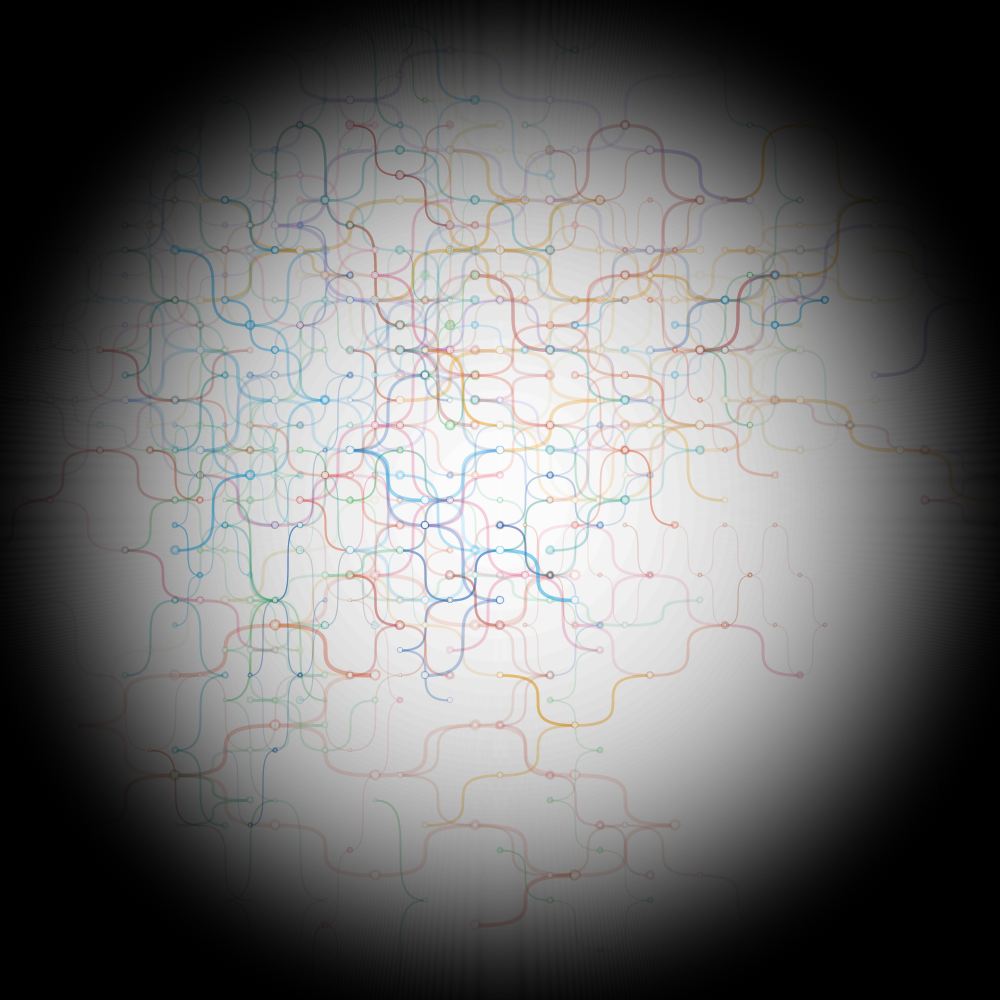
Frame 1 (no input)
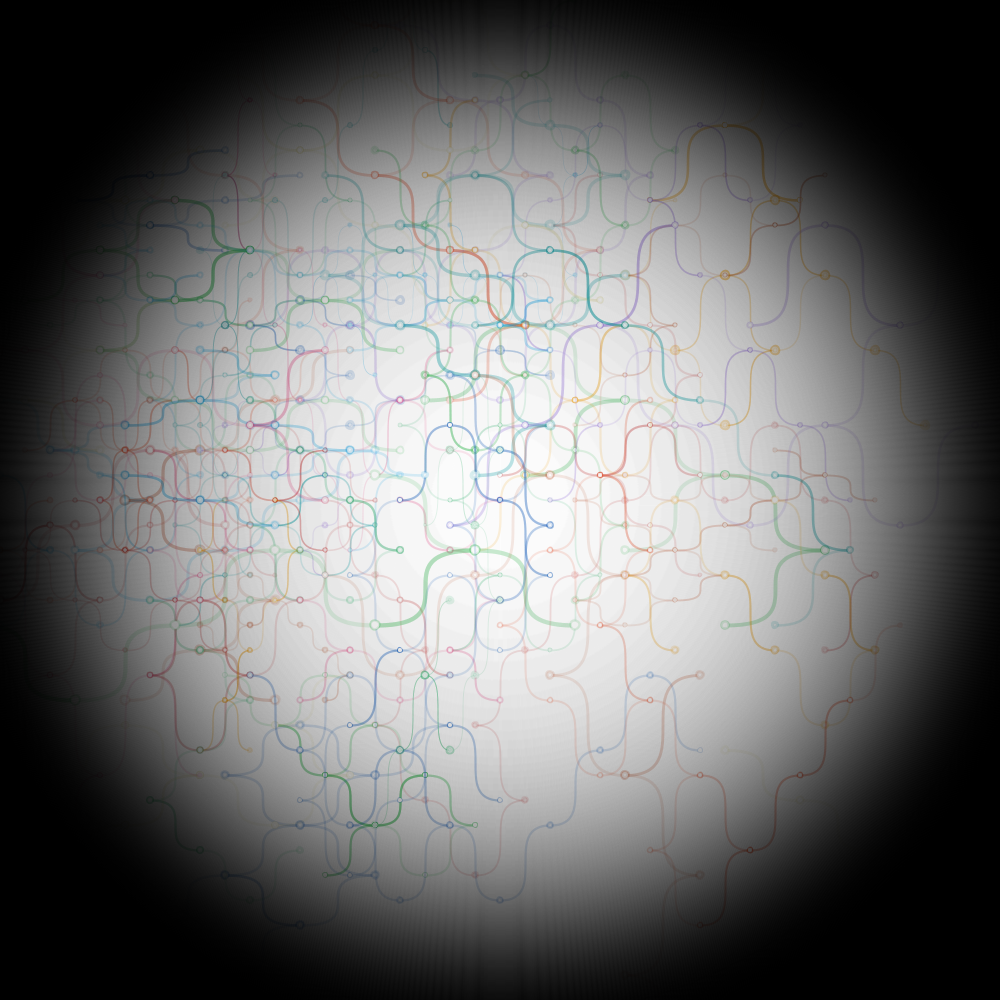
Frame 2 (the mouse pressed at the canvas centre, redrawn once)

The Processing sketch that drew these frames (run headless with seeded random() and noise(); the mouse was pressed at the canvas centre and the sketch redrawn once):

// Processing sketch: sk_k4_23_B14
// ── sk_k4_23_B14.pde
/* モードA/Bの切り替え */
boolean modeA = true;

/* モードAの変数 */
int row,col;
int rowSize,colSize;

/* A/B共通の変数 */
int railNum;
float[] x_rail;
float[] y_rail;

color[] railColors = {
  color(200,50,50), color(50,180,80), color(0,80,179),
  color(243,152,0), color(147,112,219), color(60,179,113),
  color(199,100,66), color(0,161,233), color(227,215,163), 
  color(0,155,159), color(234,85,50), color(233,83,136),
};

int railMin;
int railMax;
float xdif;
float ydif;
float xScale;
float yScale;

float xoff;
float xadd;
float yadd;


void setup() {
  size(1000,1000);
  
  if (modeA) {
    /* モードAの変数を初期化 */
    rowSize = 25;
    colSize = 25;
    row = width/rowSize;
    col = height/colSize;
    
    railNum = railColors.length*5;
    railMin = 10;
    railMax = 30;
    xdif = 5;
    ydif = 5;
    xScale = row;
    yScale = col;
    
  } else {
    /* モードBの変数を初期化 */
    railNum = railColors.length*4;
    railMin = 5;
    railMax = 15;
    xdif = 50;
    ydif = 50;
    xScale = width;
    yScale = height;
  }
  
  xoff = 0;
  xadd = 0;
  yadd = 0;
  
  x_rail = new float[railNum];
  y_rail = new float[railNum];
  for (int i=0;i<railNum;i++) {
    x_rail[i] = 0;
    y_rail[i] = 0;
  }
  
  noLoop();
}

void draw() {
  background(255);
 
  for (int i=0;i<x_rail.length;i++) {
    /* 路線体の始点の位置を定める */
    x_rail[i] = noise(i+random(0,10))*xScale;
    y_rail[i] = noise(i+random(0,10))*yScale;
    
    /* 始点を格子上に配置する(モードA) */
    if (modeA) {
      x_rail[i] = round(x_rail[i])*rowSize;
      y_rail[i] = round(y_rail[i])*colSize;
    }
    
    /* １体の路線体を描画する */
    recursiveRail(x_rail[i],y_rail[i],round(random(railMin,railMax)),color(railColors[i%railColors.length],35));
  }
  
  recursiveLight(ceil(dist(0,0,width,height)));
}

/* 視界を描画する再帰関数 */
void recursiveLight(int n) {
  noFill();
  strokeWeight(2);
  
  /* 視界の明るさを表現する */
  stroke(0,pow(1.005,n));
  circle(width/2,height/2,n);
  
  /* 直径を少しずつ絞り円を描いていく */
  if(n>0) {
    recursiveLight(n-1);
  }
}

/* 路線体を描画する再帰関数 */
void recursiveRail(float x,float y,int n, color c) {

  /* 次に描く点の位置を決定する */
  xadd = xdif*noise(xoff)*pow(-1,round(random(0,1)));
  yadd = ydif*noise(xoff+10)*pow(-1,round(random(0,1)));
  
  /* 次点を格子上に配置する(モードA) */
  if (modeA) {
    xadd = round(xadd)*rowSize;
    yadd = round(yadd)*colSize;
  }
  
  stroke(c);
  noFill();
  
  /* 曲線の描画 */
  strokeWeight(noise(xoff)*5);
  bezier(x,y,x+xadd,y,x,y+yadd,x+xadd,y+yadd);
  
  
  /* 始点と次点の描画 */
  fill(255);
  strokeWeight(noise(xoff+2)*5);
  circle(x,y,noise(xoff)*10);
  
  strokeWeight(noise(xoff+4)*5);
  circle(x+xadd,y+yadd,noise(xoff+1)*10);
  
  
  /* 「・ー・」を数珠のように繋げていく */
  if (n>0) {
    recursiveRail(x+xadd,y+yadd,n-1,c);
    xoff += random(0,1);
  }
  
}
